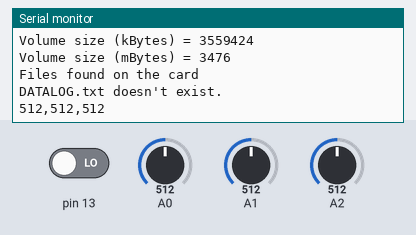
Simulated run of this sketch. Board: Arduino Uno, built with avr-gcc and run on an emulated ATmega328P. Shown: the last lines printed to the serial monitor. The inputs (shaded band) are chosen by the test bench; at power-on: A0 = 512, A1 = 512, A2 = 512, pin 13 LOW. Storage starts empty.

Above: at 2.3 s.
2.4 s: A0 set to 716
At 4.2 s:
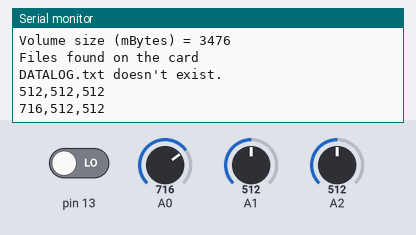
5.1 s: A1 set to 716
At 6.2 s:
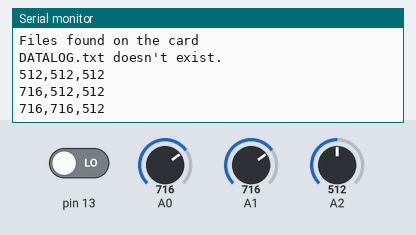
7.8 s: A2 set to 716
At 10.1 s:
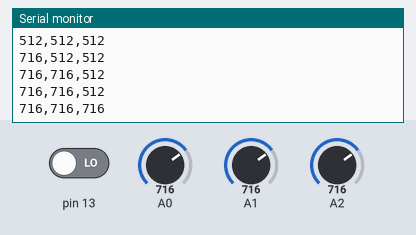
10.5 s: A0 set to 900
At 12.1 s:
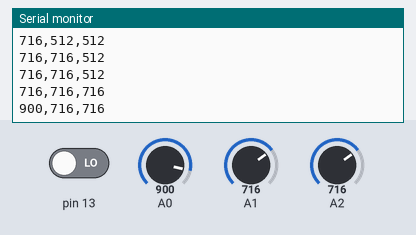
13.2 s: A1 set to 900
At 14.0 s:
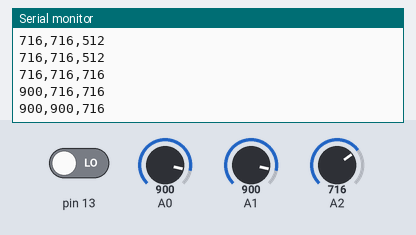
15.9 s: A2 set to 900
At 17.9 s:
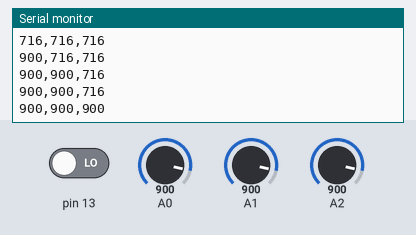
Timing chart, 0 to 19.4 s (numbered marks = the images above; inputs shaded):
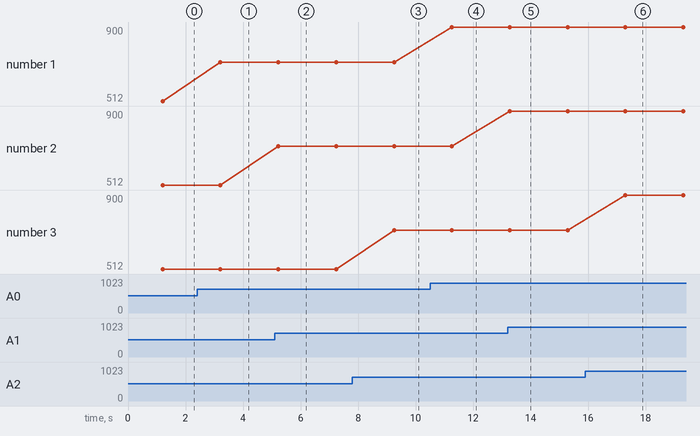

Measured:
- after the input at 2.4 s, the serial monitor: prints a new line after 0.81 s (image 1)
- after the input at 5.1 s, the serial monitor: prints a new line after 0.13 s (image 2)
- after the input at 7.8 s, the serial monitor: prints a new line after 1.4 s (image 3)
- after the input at 10.5 s, the serial monitor: prints a new line after 0.76 s (image 4)
- after the input at 13.2 s, the serial monitor: prints a new line after 0.07 s (image 5)
- after the input at 15.9 s, the serial monitor: prints a new line after 1.4 s (image 6)
- plotted number 1: 512 → 716 after the input at 2.4 s, 716 → 900 after the input at 10.5 s

The sketch:

Sd_Checker_WithData.ino
```cpp
/* SD card sketch by Daniel Godrick with input from Sparkfun and
 *  the Arduino website
 *  October 20,2015
 */

#include <SPI.h>
#include <SD.h>

/* These libraries define the
 *  MOSI  = pin 11 Master out slave in
 *  MISO  = pin 12 Master in slave out
 *  CLK   = pin 13 Clock
 *
 *  on the Sparkfun Shield, the CS (chip select) pin 8
 */

Sd2Card card; // SD utility about type of card
SdVolume volume; // SD utility allows card size information
SdFile file; //SD utility to describe files
const int chipSelect = 8;
File myFile; //name a file


void setup() {
  Serial.begin(9600);
  pinMode(A0,INPUT);
  pinMode(13,INPUT);

  Serial.println("\nInitializing Card...  ");

  //let's check the card at 1/2 speed so we know that it is working
  //students have trouble with full speed and cheap SD cards
  if(!card.init(SPI_HALF_SPEED, chipSelect)){
    Serial.println("Initialization Failed. You Lose");
    return;
  }else {
    Serial.println("Card Found. You Win");
    Serial.print("\nCard type:");
    switch(card.type()){
      case SD_CARD_TYPE_SD1:
      Serial.println("SD1");
      break;
      case SD_CARD_TYPE_SD2:
      Serial.println("SD2");
      break;
      case SD_CARD_TYPE_SDHC:
      Serial.println("SDHC");
      break;
      default:
      Serial.println("Huh? What did you put in?");
      break;
    }
  //volume partition
    //now to check the format (FAT) and see the space
    if(!volume.init(card)){
      Serial.println("No FAT partition.\n Check format");
      return; //to end code execution after this point if error
    }
  uint32_t volumeSize; //unsigned integer for big numbers!
  Serial.print("Volume is FAT");
  Serial.println(volume.fatType());
  uint32_t blocksPer = volume.blocksPerCluster();
  Serial.println(blocksPer);
  volumeSize = volume.blocksPerCluster();
  uint32_t clusterCount = (volume.clusterCount());
  Serial.println(clusterCount);
  volumeSize *= volume.clusterCount();
  volumeSize *= 512;
  Serial.print("Volume size (bytes) = ");
  Serial.println(volumeSize);
  Serial.print("Volume size (kBytes) = ");
  Serial.println(volumeSize/1024);
  Serial.print("Volume size (mBytes) = ");
  Serial.println(volumeSize/1024/1024);

  Serial.println("\nFiles found on the card");
  file.openRoot(volume);
  file.ls(LS_R | LS_DATE | LS_SIZE);

  SD.begin(chipSelect);//Start the SD reading functionality


  if (SD.exists("DATALOG.txt")) {
    Serial.println("DATALOG.txt exists.");
  } else {
    Serial.println("DATALOG.txt doesn't exist.");
  }

  }

  SD.remove("DATALOG.TXT");
  file.openRoot(volume);
  file.ls(LS_R | LS_DATE | LS_SIZE);

  delay(1000);


}

void loop() {

//Create debounced button for dataLogging

 int buttonState;

 buttonState = digitalRead(13);

  String dataString = "";

  // read three sensors and append to the string:
  for (int analogPin = 0; analogPin < 3; analogPin++) {
    int sensor = analogRead(analogPin);
    dataString += String(sensor);
    if (analogPin < 2) {
      dataString += ",";
    }
  }

  // open the file. note that only one file can be open at a time,
  // so you have to close this one before opening another.
  File dataFile = SD.open("datalog.txt", FILE_WRITE);

  // if the file is available, write to it:
  if (dataFile) {
    dataFile.println(dataString);
    dataFile.close();
    // print to the serial port too:
    Serial.println(dataString);
    delay(2000);
  }
  // if the file isn't open, pop up an error:
  else {
    Serial.println("error opening datalog.txt");
  }
}
```
